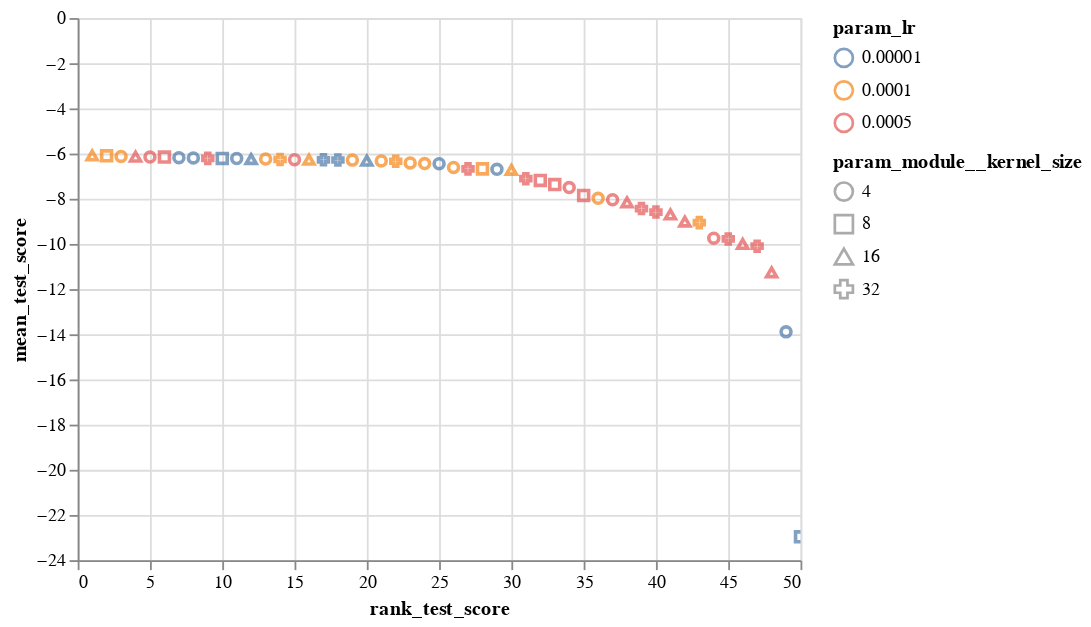

Notebook cell for this chart:
### Code cell
alt.Chart(sm_mres_df).mark_point().encode(
    x='rank_test_score:Q',
    y='mean_test_score:Q',
    color=alt.Color('param_lr:N',scale=alt.Scale(scheme='tableau10')),
#     column='param_module__num_filters:N',
#     detail='model_desc:N',
    shape="param_module__kernel_size:N"
    
).interactive()

### Figure 1 — Vega-Lite specification as saved in the notebook (floating-point values rounded to 4 significant figures)
{"config": {"view": {"continuousWidth": 400, "continuousHeight": 300}}, "data": {"name": "data-d0d0b5b710ed91733580fb812cddd8db"}, "mark": "point", "encoding": {"color": {"type": "nominal", "field": "param_lr", "scale": {"scheme": "tableau10"}}, "shape": {"type": "nominal", "field": "param_module__kernel_size"}, "x": {"type": "quantitative", "field": "rank_test_score"}, "y": {"type": "quantitative", "field": "mean_test_score"}}, "selection": {"selector017": {"type": "interval", "bind": "scales", "encodings": ["x", "y"]}}, "$schema": "https://vega.github.io/schema/vega-lite/v4.8.1.json", "datasets": {"data-d0d0b5b710ed91733580fb812cddd8db": [{"rank_test_score": 27, "mean_test_score": -6.676, "param_module__num_filters": 16, "param_module__kernel_size": 32, "param_lr": 0.0005, "param_module__num_fc_nodes1": 10, "opt_name": "Adam"}, {"rank_test_score": 12, "mean_test_score": -6.241, "param_module__num_filters": 64, "param_module__kernel_size": 16, "param_lr": 1e-05, "param_module__num_fc_nodes1": 50, "opt_name": "Adam"}, {"rank_test_score": 28, "mean_test_score": -6.677, "param_module__num_filters": 128, "param_module__kernel_size": 8, "param_lr": 0.0001, "param_module__num_fc_nodes1": 25, "opt_name": "Adam"}, {"rank_test_score": 21, "mean_test_score": -6.326, "param_module__num_filters": 32, "param_module__kernel_size": 4, "param_lr": 0.0001, "param_module__num_fc_nodes1": 100, "opt_name": "Adam"}, {"rank_test_score": 13, "mean_test_score": -6.242, "param_module__num_filters": 32, "param_module__kernel_size": 4, "param_lr": 0.0001, "param_module__num_fc_nodes1": 25, "opt_name": "SGD"}, {"rank_test_score": 45, "mean_test_score": -9.776, "param_module__num_filters": 64, "param_module__kernel_size": 32, "param_lr": 0.0005, "param_module__num_fc_nodes1": 100, "opt_name": "Adam"}, {"rank_test_score": 20, "mean_test_score": -6.315, "param_module__num_filters": 64, "param_module__kernel_size": 16, "param_lr": 1e-05, "param_module__num_fc_nodes1": 100, "opt_name": "RMSprop"}, {"rank_test_score": 9, "mean_test_score": -6.212, "param_module__num_filters": 32, "param_module__kernel_size": 32, "param_lr": 0.0005, "param_module__num_fc_nodes1": 25, "opt_name": "Adagrad"}, {"rank_test_score": 5, "mean_test_score": -6.152, "param_module__num_filters": 128, "param_module__kernel_size": 4, "param_lr": 0.0005, "param_module__num_fc_nodes1": 25, "opt_name": "SGD"}, {"rank_test_score": 44, "mean_test_score": -9.745, "param_module__num_filters": 128, "param_module__kernel_size": 4, "param_lr": 0.0005, "param_module__num_fc_nodes1": 100, "opt_name": "AdamW"}, {"rank_test_score": 14, "mean_test_score": -6.262, "param_module__num_filters": 32, "param_module__kernel_size": 32, "param_lr": 0.0001, "param_module__num_fc_nodes1": 100, "opt_name": "SGD"}, {"rank_test_score": 36, "mean_test_score": -7.98, "param_module__num_filters": 32, "param_module__kernel_size": 4, "param_lr": 0.0001, "param_module__num_fc_nodes1": 25, "opt_name": "Adagrad"}, {"rank_test_score": 41, "mean_test_score": -8.694, "param_module__num_filters": 64, "param_module__kernel_size": 16, "param_lr": 0.0005, "param_module__num_fc_nodes1": 25, "opt_name": "Adam"}, {"rank_test_score": 33, "mean_test_score": -7.37, "param_module__num_filters": 16, "param_module__kernel_size": 8, "param_lr": 0.0005, "param_module__num_fc_nodes1": 25, "opt_name": "RMSprop"}, {"rank_test_score": 29, "mean_test_score": -6.697, "param_module__num_filters": 64, "param_module__kernel_size": 4, "param_lr": 1e-05, "param_module__num_fc_nodes1": 100, "opt_name": "SGD"}, {"rank_test_score": 8, "mean_test_score": -6.194, "param_module__num_filters": 32, "param_module__kernel_size": 4, "param_lr": 1e-05, "param_module__num_fc_nodes1": 50, "opt_name": "AdamW"}, {"rank_test_score": 32, "mean_test_score": -7.187, "param_module__num_filters": 16, "param_module__kernel_size": 8, "param_lr": 0.0005, "param_module__num_fc_nodes1": 25, "opt_name": "Adam"}, {"rank_test_score": 10, "mean_test_score": -6.215, "param_module__num_filters": 32, "param_module__kernel_size": 8, "param_lr": 1e-05, "param_module__num_fc_nodes1": 100, "opt_name": "RMSprop"}, {"rank_test_score": 43, "mean_test_score": -9.056, "param_module__num_filters": 32, "param_module__kernel_size": 32, "param_lr": 0.0001, "param_module__num_fc_nodes1": 10, "opt_name": "Adagrad"}, {"rank_test_score": 35, "mean_test_score": -7.854, "param_module__num_filters": 64, "param_module__kernel_size": 8, "param_lr": 0.0005, "param_module__num_fc_nodes1": 10, "opt_name": "RMSprop"}, {"rank_test_score": 42, "mean_test_score": -9.013, "param_module__num_filters": 32, "param_module__kernel_size": 16, "param_lr": 0.0005, "param_module__num_fc_nodes1": 100, "opt_name": "AdamW"}, {"rank_test_score": 24, "mean_test_score": -6.44, "param_module__num_filters": 32, "param_module__kernel_size": 4, "param_lr": 0.0001, "param_module__num_fc_nodes1": 100, "opt_name": "AdamW"}, {"rank_test_score": 50, "mean_test_score": -22.97, "param_module__num_filters": 128, "param_module__kernel_size": 8, "param_lr": 1e-05, "param_module__num_fc_nodes1": 10, "opt_name": "Adagrad"}, {"rank_test_score": 6, "mean_test_score": -6.156, "param_module__num_filters": 64, "param_module__kernel_size": 8, "param_lr": 0.0005, "param_module__num_fc_nodes1": 10, "opt_name": "SGD"}, {"rank_test_score": 11, "mean_test_score": -6.217, "param_module__num_filters": 64, "param_module__kernel_size": 4, "param_lr": 1e-05, "param_module__num_fc_nodes1": 25, "opt_name": "Adam"}, {"rank_test_score": 49, "mean_test_score": -13.89, "param_module__num_filters": 16, "param_module__kernel_size": 4, "param_lr": 1e-05, "param_module__num_fc_nodes1": 50, "opt_name": "SGD"}, {"rank_test_score": 31, "mean_test_score": -7.109, "param_module__num_filters": 32, "param_module__kernel_size": 32, "param_lr": 0.0005, "param_module__num_fc_nodes1": 10, "opt_name": "AdamW"}, {"rank_test_score": 3, "mean_test_score": -6.127, "param_module__num_filters": 64, "param_module__kernel_size": 4, "param_lr": 0.0001, "param_module__num_fc_nodes1": 50, "opt_name": "SGD"}, {"rank_test_score": 37, "mean_test_score": -8.044, "param_module__num_filters": 64, "param_module__kernel_size": 4, "param_lr": 0.0005, "param_module__num_fc_nodes1": 25, "opt_name": "RMSprop"}, {"rank_test_score": 22, "mean_test_score": -6.336, "param_module__num_filters": 64, "param_module__kernel_size": 32, "param_lr": 0.0001, "param_module__num_fc_nodes1": 10, "opt_name": "Adam"}, {"rank_test_score": 19, "mean_test_score": -6.288, "param_module__num_filters": 32, "param_module__kernel_size": 4, "param_lr": 0.0001, "param_module__num_fc_nodes1": 50, "opt_name": "Adam"}, {"rank_test_score": 48, "mean_test_score": -11.26, "param_module__num_filters": 128, "param_module__kernel_size": 16, "param_lr": 0.0005, "param_module__num_fc_nodes1": 100, "opt_name": "AdamW"}, {"rank_test_score": 34, "mean_test_score": -7.502, "param_module__num_filters": 16, "param_module__kernel_size": 4, "param_lr": 0.0005, "param_module__num_fc_nodes1": 50, "opt_name": "Adam"}, {"rank_test_score": 23, "mean_test_score": -6.413, "param_module__num_filters": 64, "param_module__kernel_size": 4, "param_lr": 0.0001, "param_module__num_fc_nodes1": 50, "opt_name": "Adam"}, {"rank_test_score": 15, "mean_test_score": -6.27, "param_module__num_filters": 128, "param_module__kernel_size": 4, "param_lr": 0.0005, "param_module__num_fc_nodes1": 10, "opt_name": "Adagrad"}, {"rank_test_score": 2, "mean_test_score": -6.099, "param_module__num_filters": 128, "param_module__kernel_size": 8, "param_lr": 0.0001, "param_module__num_fc_nodes1": 25, "opt_name": "SGD"}, {"rank_test_score": 40, "mean_test_score": -8.59, "param_module__num_filters": 32, "param_module__kernel_size": 32, "param_lr": 0.0005, "param_module__num_fc_nodes1": 100, "opt_name": "Adam"}, {"rank_test_score": 30, "mean_test_score": -6.72, "param_module__num_filters": 64, "param_module__kernel_size": 16, "param_lr": 0.0001, "param_module__num_fc_nodes1": 100, "opt_name": "Adam"}, {"rank_test_score": 46, "mean_test_score": -10.0, "param_module__num_filters": 64, "param_module__kernel_size": 16, "param_lr": 0.0005, "param_module__num_fc_nodes1": 100, "opt_name": "AdamW"}, {"rank_test_score": 16, "mean_test_score": -6.271, "param_module__num_filters": 16, "param_module__kernel_size": 16, "param_lr": 0.0001, "param_module__num_fc_nodes1": 25, "opt_name": "RMSprop"}, {"rank_test_score": 18, "mean_test_score": -6.286, "param_module__num_filters": 128, "param_module__kernel_size": 32, "param_lr": 1e-05, "param_module__num_fc_nodes1": 50, "opt_name": "Adam"}, {"rank_test_score": 1, "mean_test_score": -6.083, "param_module__num_filters": 128, "param_module__kernel_size": 16, "param_lr": 0.0001, "param_module__num_fc_nodes1": 50, "opt_name": "SGD"}, {"rank_test_score": 4, "mean_test_score": -6.136, "param_module__num_filters": 32, "param_module__kernel_size": 16, "param_lr": 0.0005, "param_module__num_fc_nodes1": 50, "opt_name": "Adagrad"}, {"rank_test_score": 26, "mean_test_score": -6.611, "param_module__num_filters": 128, "param_module__kernel_size": 4, "param_lr": 0.0001, "param_module__num_fc_nodes1": 10, "opt_name": "RMSprop"}, {"rank_test_score": 38, "mean_test_score": -8.159, "param_module__num_filters": 32, "param_module__kernel_size": 16, "param_lr": 0.0005, "param_module__num_fc_nodes1": 25, "opt_name": "RMSprop"}, {"rank_test_score": 25, "mean_test_score": -6.446, "param_module__num_filters": 128, "param_module__kernel_size": 4, "param_lr": 1e-05, "param_module__num_fc_nodes1": 25, "opt_name": "SGD"}, {"rank_test_score": 47, "mean_test_score": -10.1, "param_module__num_filters": 128, "param_module__kernel_size": 32, "param_lr": 0.0005, "param_module__num_fc_nodes1": 50, "opt_name": "AdamW"}, {"rank_test_score": 7, "mean_test_score": -6.182, "param_module__num_filters": 32, "param_module__kernel_size": 4, "param_lr": 1e-05, "param_module__num_fc_nodes1": 100, "opt_name": "AdamW"}, {"rank_test_score": 39, "mean_test_score": -8.436, "param_module__num_filters": 32, "param_module__kernel_size": 32, "param_lr": 0.0005, "param_module__num_fc_nodes1": 100, "opt_name": "RMSprop"}, {"rank_test_score": 17, "mean_test_score": -6.277, "param_module__num_filters": 128, "param_module__kernel_size": 32, "param_lr": 1e-05, "param_module__num_fc_nodes1": 25, "opt_name": "Adam"}]}}
